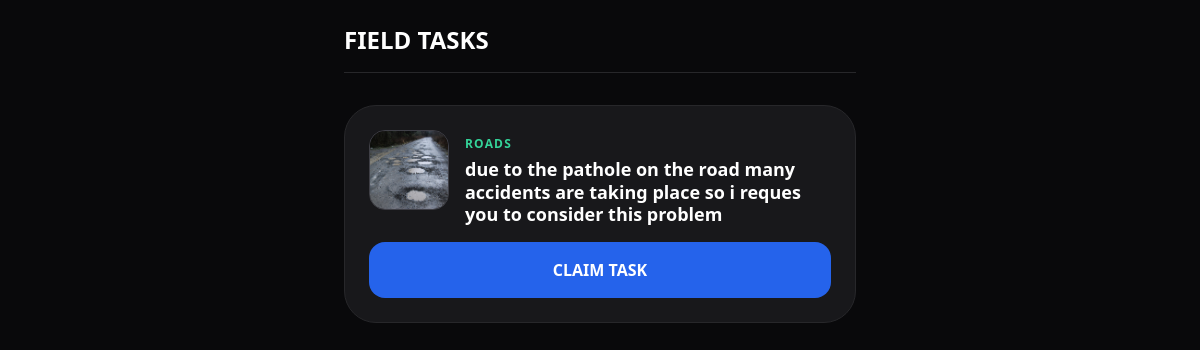
/worker_tasks, run on the app's committed database.
### app.py (models this page shows)
class Complaint(db.Model):
    id = db.Column(db.Integer, primary_key=True)
    description = db.Column(db.String(500))
    dept = db.Column(db.String(100))
    status = db.Column(db.String(50), default='Submitted') # Matches your HTML logic
    lat = db.Column(db.Float)
    lng = db.Column(db.Float)
    img_before = db.Column(db.String(200), default='pothole_before.jpg')
    img_after = db.Column(db.String(200))
    vote_count = db.Column(db.Integer, default=1)

### app.py (the view)
@app.route('/worker_tasks')
def worker_dashboard():
    items = Complaint.query.filter(Complaint.status != 'Resolved').all()
    return render_template('worker.html', items=items)

### templates/worker.html (shortened to what this page needs)
<!DOCTYPE html>
<html lang="en">
<head>
    <script src="https://cdn.tailwindcss.com"></script>
</head>
<body class="bg-zinc-950 text-white min-h-screen p-6">
    <div class="max-w-lg mx-auto">
        <h1 class="text-2xl font-black mb-8 border-b border-zinc-800 pb-4">FIELD TASKS</h1>
        <div class="space-y-4">
            {% for item in items %}
            <div class="bg-zinc-900 p-6 rounded-[2rem] border border-zinc-800">
                <div class="flex gap-4 mb-4">
                    <img src="{{ url_for('static', filename='uploads/' + item.img_before) }}" class="w-20 h-20 rounded-2xl object-cover border border-zinc-700">
                    <div>
                        <span class="text-xs text-emerald-400 font-bold uppercase tracking-widest">{{ item.dept }}</span>
                        <h3 class="text-lg font-bold leading-tight mt-1">{{ item.description }}</h3>
                    </div>
                </div>
                <div class="flex gap-2">
                    {% if item.status == 'Submitted' %}
                    <a href="/claim/{{ item.id }}" class="flex-1 bg-blue-600 text-center py-4 rounded-2xl font-bold hover:bg-blue-500 transition">CLAIM TASK</a>
                    {% elif item.status == 'In Progress' %}
                    <a href="/resolve/{{ item.id }}" class="flex-1 bg-emerald-600 text-center py-4 rounded-2xl font-bold hover:bg-emerald-500 transition">MARK FIXED</a>
                    {% endif %}
                </div>
            </div>
            {% endfor %}
        </div>
    </div>
</body>
</html>

### data on the page
Complaint: img_before (picture), dept "ROADS", description "due to the pathole on the road many accidents are taking place so i reques you to consider this problem"
